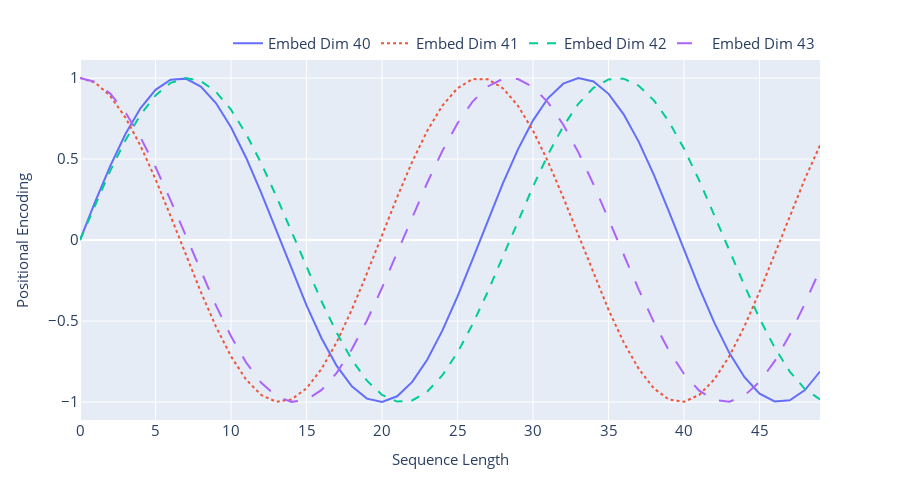

The code cell stored with this chart in its notebook:
### Code cell
plot_dict = {"Sequence Length":np.arange(seq_len)}
for i, r in enumerate(P_vec[:, 40:44].T.numpy()):
    plot_dict[f"Embed Dim {i+40}"] = r
plot_df = pd.DataFrame(plot_dict)
plot_df = pd.melt(plot_df, id_vars = "Sequence Length", var_name="Embedding", value_name="Positional Encoding")

# Visualizing a subset of the hidden dimensions across different positions
fig = px.line(plot_df, x="Sequence Length", y="Positional Encoding", color="Embedding", line_dash="Embedding")
fig = format_plot(fig, xlabel="Sequence Length", ylabel="Positional Encoding")
fig.write_image(f"imgs/chapter_13/pos_encoding.png")
fig.show()

### Figure 1 — Plotly figure (JSON) as saved in the notebook; plotly's stock layout.template omitted (floating-point values rounded to 4 significant figures)
{"data": [{"hovertemplate": "Embedding=Embed Dim 40<br>Sequence Length=%{x}<br>Positional Encoding=%{y}<extra></extra>", "legendgroup": "Embed Dim 40", "line": {"color": "#636efa", "dash": "solid"}, "marker": {"symbol": "circle"}, "mode": "lines", "name": "Embed Dim 40", "orientation": "v", "showlegend": true, "type": "scatter", "x": [0, 1, 2, 3, 4, 5, 6, 7, 8, 9, 10, 11, 12, 13, 14, 15, 16, 17, 18, 19, 20, 21, 22, 23, 24, 25, 26, 27, 28, 29, 30, 31, 32, 33, 34, 35, 36, 37, 38, 39, 40, 41, 42, 43, 44, 45, 46, 47, 48, 49], "xaxis": "x", "y": [0, 0.2349, 0.4567, 0.6529, 0.8126, 0.9268, 0.9891, 0.996, 0.9472, 0.8454, 0.6963, 0.5082, 0.2916, 0.05877, -0.1774, -0.4036, -0.6073, -0.7769, -0.9031, -0.9787, -0.9995, -0.9644, -0.8754, -0.7373, -0.5579, -0.3474, -0.1173, 0.1192, 0.3491, 0.5595, 0.7386, 0.8763, 0.9649, 0.9996, 0.9783, 0.9023, 0.7757, 0.6057, 0.4019, 0.1755, -0.06068, -0.2935, -0.5098, -0.6977, -0.8464, -0.9478, -0.9962, -0.9888, -0.926, -0.8115], "yaxis": "y"}, {"hovertemplate": "Embedding=Embed Dim 41<br>Sequence Length=%{x}<br>Positional Encoding=%{y}<extra></extra>", "legendgroup": "Embed Dim 41", "line": {"color": "#EF553B", "dash": "dot"}, "marker": {"symbol": "circle"}, "mode": "lines", "name": "Embed Dim 41", "orientation": "v", "showlegend": true, "type": "scatter", "x": [0, 1, 2, 3, 4, 5, 6, 7, 8, 9, 10, 11, 12, 13, 14, 15, 16, 17, 18, 19, 20, 21, 22, 23, 24, 25, 26, 27, 28, 29, 30, 31, 32, 33, 34, 35, 36, 37, 38, 39, 40, 41, 42, 43, 44, 45, 46, 47, 48, 49], "xaxis": "x", "y": [1, 0.972, 0.8896, 0.7574, 0.5829, 0.3757, 0.1474, -0.08905, -0.3205, -0.5341, -0.7178, -0.8612, -0.9565, -0.9983, -0.9841, -0.9149, -0.7945, -0.6296, -0.4295, -0.2053, 0.03035, 0.2643, 0.4835, 0.6756, 0.8299, 0.9377, 0.9931, 0.9929, 0.9371, 0.8288, 0.6742, 0.4818, 0.2625, 0.02844, -0.2072, -0.4312, -0.6311, -0.7957, -0.9157, -0.9845, -0.9982, -0.956, -0.8603, -0.7164, -0.5325, -0.3187, -0.08715, 0.1493, 0.3774, 0.5844], "yaxis": "y"}, {"hovertemplate": "Embedding=Embed Dim 42<br>Sequence Length=%{x}<br>Positional Encoding=%{y}<extra></extra>", "legendgroup": "Embed Dim 42", "line": {"color": "#00cc96", "dash": "dash"}, "marker": {"symbol": "circle"}, "mode": "lines", "name": "Embed Dim 42", "orientation": "v", "showlegend": true, "type": "scatter", "x": [0, 1, 2, 3, 4, 5, 6, 7, 8, 9, 10, 11, 12, 13, 14, 15, 16, 17, 18, 19, 20, 21, 22, 23, 24, 25, 26, 27, 28, 29, 30, 31, 32, 33, 34, 35, 36, 37, 38, 39, 40, 41, 42, 43, 44, 45, 46, 47, 48, 49], "xaxis": "x", "y": [0, 0.2189, 0.4272, 0.6147, 0.7725, 0.8927, 0.9697, 0.9997, 0.9811, 0.915, 0.8045, 0.655, 0.4737, 0.2695, 0.05214, -0.1677, -0.3794, -0.5727, -0.7383, -0.868, -0.9557, -0.9969, -0.9899, -0.9348, -0.8344, -0.6935, -0.519, -0.3193, -0.1041, 0.1161, 0.3307, 0.5292, 0.7021, 0.841, 0.939, 0.9915, 0.9959, 0.952, 0.862, 0.7301, 0.5629, 0.3683, 0.1559, -0.06413, -0.281, -0.4843, -0.664, -0.8116, -0.9198, -0.9834], "yaxis": "y"}, {"hovertemplate": "Embedding=Embed Dim 43<br>Sequence Length=%{x}<br>Positional Encoding=%{y}<extra></extra>", "legendgroup": "Embed Dim 43", "line": {"color": "#ab63fa", "dash": "longdash"}, "marker": {"symbol": "circle"}, "mode": "lines", "name": "Embed Dim 43", "orientation": "v", "showlegend": true, "type": "scatter", "x": [0, 1, 2, 3, 4, 5, 6, 7, 8, 9, 10, 11, 12, 13, 14, 15, 16, 17, 18, 19, 20, 21, 22, 23, 24, 25, 26, 27, 28, 29, 30, 31, 32, 33, 34, 35, 36, 37, 38, 39, 40, 41, 42, 43, 44, 45, 46, 47, 48, 49], "xaxis": "x", "y": [1, 0.9758, 0.9042, 0.7888, 0.6351, 0.4506, 0.2443, 0.02608, -0.1934, -0.4034, -0.5939, -0.7556, -0.8807, -0.963, -0.9986, -0.9858, -0.9252, -0.8197, -0.6745, -0.4965, -0.2945, -0.07817, 0.1419, 0.3552, 0.5512, 0.7204, 0.8548, 0.9476, 0.9946, 0.9932, 0.9437, 0.8485, 0.7121, 0.5411, 0.3439, 0.13, -0.09014, -0.3059, -0.5069, -0.6833, -0.8266, -0.9297, -0.9878, -0.9979, -0.9597, -0.8749, -0.7477, -0.5842, -0.3924, -0.1816], "yaxis": "y"}], "layout": {"autosize": false, "height": 500, "legend": {"font": {"size": 15}, "orientation": "h", "title": {}, "tracegroupgap": 0, "x": 1, "xanchor": "right", "y": 1, "yanchor": "bottom"}, "margin": {"t": 60}, "title": {"font": {"size": 20}, "text": "", "x": 0.5, "xanchor": "center", "yanchor": "top"}, "width": 900, "xaxis": {"anchor": "y", "autorange": true, "domain": [0, 1], "range": [0, 49], "tickfont": {"size": 15}, "title": {"font": {"size": 15}, "text": "Sequence Length"}, "type": "linear"}, "yaxis": {"anchor": "x", "autorange": true, "domain": [0, 1], "range": [-1.111, 1.111], "tickfont": {"size": 15}, "title": {"font": {"size": 15}, "text": "Positional Encoding"}, "type": "linear"}}}
